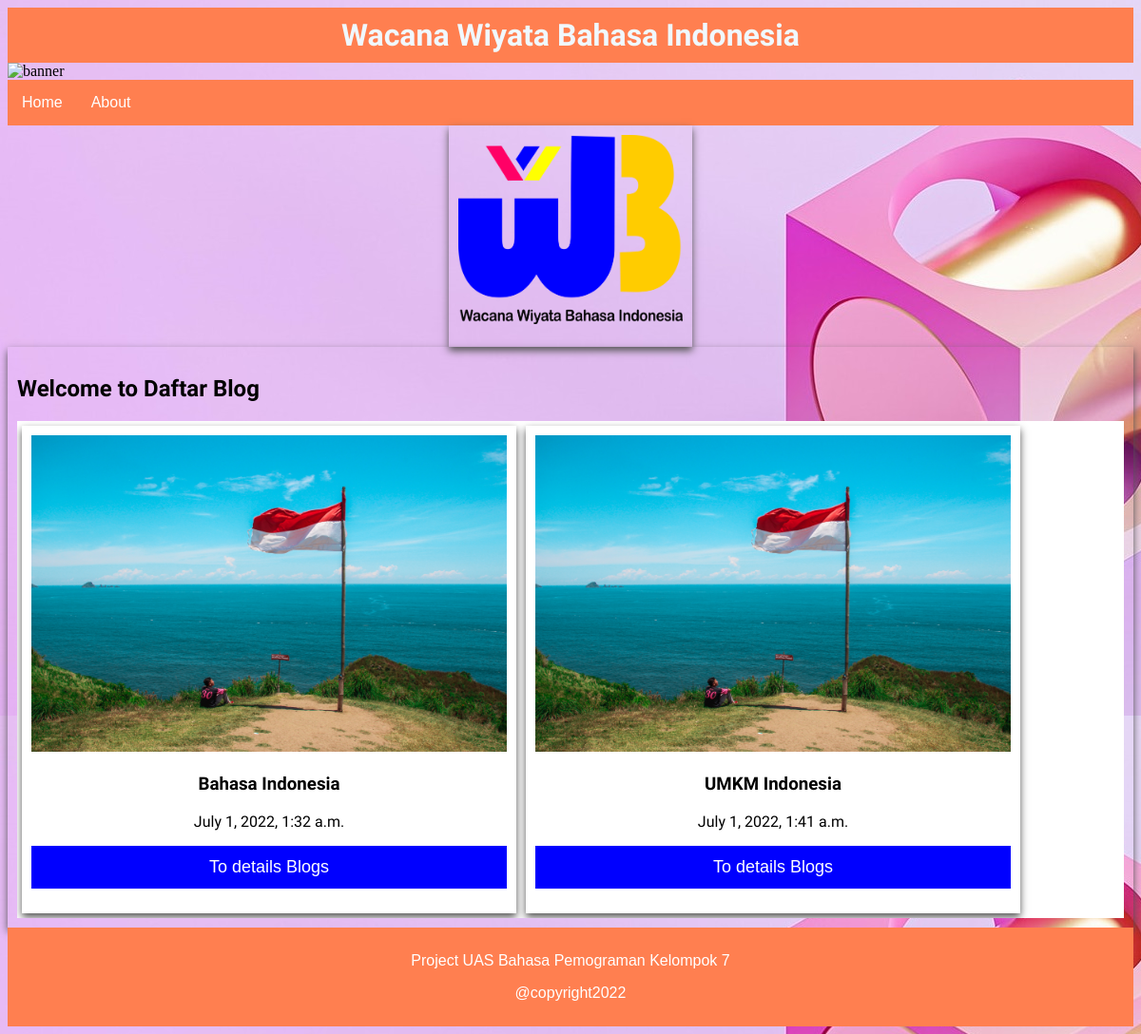
/list_blogs/, run on an earlier commit of the app's database.
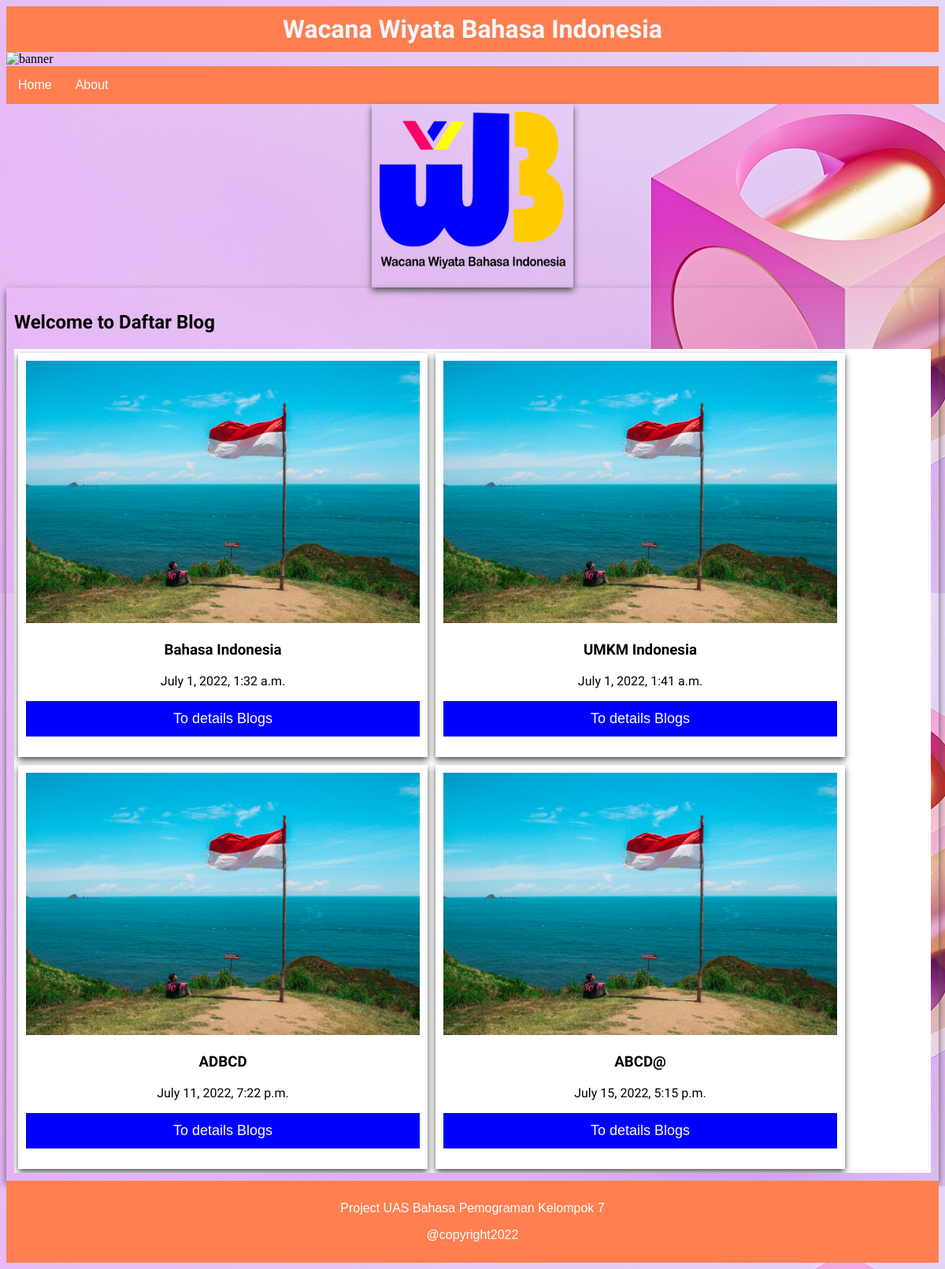
And on a later commit of the database.
### list_blogs/models.py (models this page shows)
class ListBlog(models.Model):
    title = models.CharField(max_length=100)
    desc = models.TextField()
    desc1 = models.TextField()
    desc2 = models.TextField()
    desc3 = models.TextField()
    desc5 = models.TextField()
    created_at = models.DateTimeField(auto_now_add=True)

### list_blogs/views.py (the view)
# urls.py: path('', views.index)
def index(request):
    blogs = ListBlog.objects.all()
    context = {
        'judul' : 'Wacana Wiyata Bahasa Indonesia',
        'subjudul' : 'Daftar Blog',
        'banner': 'list-blogs/img/blog.jpg',
        'logo' : 'list-blogs/img/logo.jpg',
        'content' : 'img/logo-web.png',
        'blogs': blogs,
        'nav' : [
            ['/','Home'],
            ['/about','About']
        ]
    }
    return render(request, 'base.html', context)

### templates/base.html (shortened to what this page needs)
{% load static %}
<!DOCTYPE html>
<html lang="en">
<head>
    <link rel="stylesheet" href="{% static "css/styles.css" %}">
</head>
<body>
    <header>
            <h1> {{ judul }} </h1>
            <img id="banner" src="{% static banner %}" alt="banner">
        <nav>
            <ul>
                    {% for link,name in nav %}
                        <li>
                            <a href="{{ link }}">{{ name }}</a>
                        </li>
                    {% endfor %}
            </ul>
        </nav>
    </header>
    <div class="logo-content">
        <img src="{% static content %}" alt="logo-content">
    </div>
    <div class="content">
        <section>
                <h2> Welcome to {{ subjudul }}</h2>
        </section>
        <ul>
                {% for blog in blogs %}
                <li>
                    <div class="card">
                        <img src="{% static logo %}" alt="logo">
                        <h3>{{ blog.title }}</h3>
                        <p>{{ blog.created_at }}</p>
                        <p><a href="/detail?id={{ blog.id }}"><button>To details Blogs</button></a></p>
                    </div>
                </li>
                {% endfor %}
        </ul>
    </div>
</body>
<footer>
    <p>Project UAS Bahasa Pemograman Kelompok 7</p>
    <p>@copyright2022</p>
</footer>
</html>

### static/css/styles.css (style rules this page uses)
header { margin: 0; }
#banner { width: 100%; }
h1 { color: #555; font-family: Arial, Helvetica, sans-serif; padding: 10px 10px; margin: 0; background-color: coral; }
nav ul { background-color: coral; list-style: none; overflow: hidden; margin: 0; padding: 0; }
nav li { float: right; }
nav a { color: #fff; display: block; font-family: Arial, Helvetica, sans-serif; padding: 10px 10px; text-decoration: none; }
ul { background-color: #fff; list-style: none; overflow: hidden; margin: 0; padding: 0; }
li { padding: 5px; float: left; }
.card { box-shadow: 0 4px 8px 0 #555; margin: auto; max-width: 400px; font-family: Arial, Helvetica, sans-serif; text-align: center; list-style: none; padding: 10px 10px; overflow: hidden; }
.card img { object-fit: cover; width: 100%; height: 100%; }
.card button { border: none; outline: 0; padding: 12px; color: #fff; background-color: blue; text-align: center; cursor: pointer; width: 100%; font-size: 18px; }
body { background-image: url(static/img/home.jpg); }
footer { background-color: coral; color: #fff; padding: 2px; margin: 0; text-align: center; padding: 10px 10px; overflow: hidden; }
footer p { font-family: Arial, Helvetica, sans-serif; font-size: medium; }

### templates/base.html (style rules this page uses)
.card img { object-fit: cover; width: 100%; height: 100%; }
nav li { float: left; }
.content { box-shadow: 0 4px 8px 0 #555; margin: auto; max-width: 100%; font-family: 'Quicksand', sans-serif; text-align: justify; list-style: none; padding: 10px 10px; overflow: hidden; }
.logo-content { box-shadow: 0 4px 8px 0 #555; margin: auto; max-width: 20%; font-family: 'Quicksand', sans-serif; text-align: justify; list-style: none; padding: 20px 10px; overflow: hidden; padding-top: 10px; }
.logo-content img { object-fit: cover; width: 100%; height: 100%; }
.card { box-shadow: 0 4px 8px 0 #555; margin: auto; max-width: 500px; font-family: 'Quicksand', sans-serif; text-align: center; list-style: none; padding: 10px 10px; overflow: hidden; }
header h1 { font-family: 'Quicksand', sans-serif; color: aliceblue; text-align: center; }

What changed in the data, as far as the page shows it:
added ListBlog: title "ADBCD", created_at "July 11, 2022, 7:22 p.m."
added ListBlog: title "ABCD@", created_at "July 15, 2022, 5:15 p.m."
